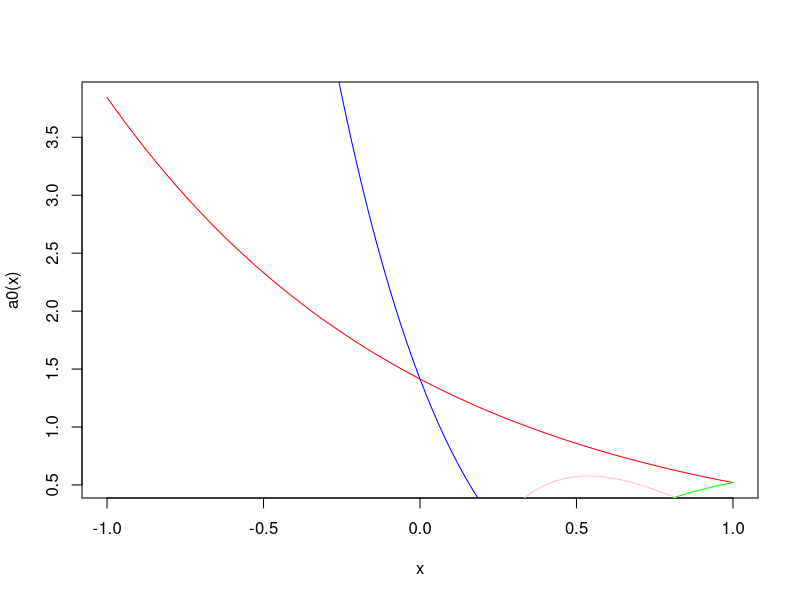

This chart was generated by the following R code:
# setwd("Homeworks/Week9")
# cleanup
rm(list=ls())

"Use  Gram-Schmidt  to  construct  a  “new”  orthonormal  basis  for V,  and graph the four new basis vectors on a
single set of axes.  Feel free to reusecode from script 9M, topic 4"

#install.packages("pracma")
library(pracma)

#We use Gram-Schmidt to create an orthonormal basis for polynomials
#of degree 3 or less on the interval [0, Inf].
#A polynomial is represented by a vector of four coefficients:
x0 <- c(1,0,0,0)
x1 <- c(0,1,0,0)
x2 <- c(0,0,1,0)
x3 <- c(0,0,0,1)

#evaluate a polynomial function, given its vector of coefficients.
f0 <- function(x) exp(-x)
f1 <- function(x) x * exp(-x)
f2 <- function(x) x^2 * exp(-x)
f3 <- function(x) x^3 * exp(-x)

polyEval <- function (coeff, x) {
  sum(coeff*c(f0(x), f1(x), f2(x), f3(x)))
}

# multiply the functions then integrate the product from 0 to Inf.
inner <- function(v,w) {
  fprod <- function(x) polyEval(v,x)*polyEval(w,x)
  integrate(Vectorize(fprod), 0,Inf )$value
}

inner(x0,x0); inner(x1,x1); inner(x2,x2)   #looks correct

#First do the even-degree polynomials.
v0 <- x0/sqrt(inner(x0,x0)); v0   #vector of length 1
sqrt(inner(v0, v0)) # 1 - means it is normalized

#find the next v1
u1 <- x1 - inner(x1,v0)*v0; u1 # unnormalized
v1 <- u1/sqrt(inner(u1,u1)); v1
sqrt(inner(v1, v1)) # 1 - means it is normalized

# check if v0 and v1 are orthogonal
inner(v0,v1) # basically zero - orthogonal!

#find v2
u2 <- x2 - inner(x2,v0)*v0 - inner(x2,v1)*v1; u2
v2 <- u2/sqrt(inner(u2,u2)); v2   #vector of length 1
sqrt(inner(v2, v2)) # 1 - means it is normalized

# check if v2 are orthogonal to v0 and v1
inner(v0,v2) # basically zero - orthogonal!
inner(v1,v2) # basically zero - orthogonal!

# find v3
u3 <- x3 - inner(x3,v2)*v2 - inner(x3,v1)*v1 - inner(x3,v0)*v0; u3
v3 <- u3/sqrt(inner(u3,u3)); v3   #vector of length 1
sqrt(inner(v3, v3)) # 1 - means it is normalized

# check if v3 are orthogonal to v0 and v1 and v2
inner(v3,v0) # basically zero - orthogonal!
inner(v3,v1) # basically zero - orthogonal!
inner(v3,v2) # basically zero - orthogonal!

# check all three are basis..
# which means they're lineraly independent vectors
# row reducie is a way to find out. but we have a package.
A <- cbind(v0,v1,v2,v3); A
rref(A)
#      v0 v1 v2 v3
# [1,]  1  0  0  0
# [2,]  0  1  0  0
# [3,]  0  0  1  0
# [4,]  0  0  0  1

# Since we get identity, they are lineraly independent. Hence, they are basis.

"graph the four new basis vectors on a single set of axes"

v0; v1; v2; v3 # these are concrete representation of ORTHONORMAL basis.

#Now, write functions for ABSTRACT basis functions
a0 <- function (x) { v0[1] * f0(x) + v0[2] * f1(x) + v0[3] * f2(x) + v0[4] * f3(x) }
a1 <- function (x) { v1[1] * f0(x) + v1[2] * f1(x) + v1[3] * f2(x) + v1[4] * f3(x) }
a2 <- function (x) { v2[1] * f0(x) + v2[2] * f1(x) + v2[3] * f2(x) + v2[4] * f3(x) }
a3 <- function (x) { v3[1] * f0(x) + v3[2] * f1(x) + v3[3] * f2(x) + v3[4] * f3(x) }

curve(a0, from=-1, to=1, col="red")
curve(a1, from=-1, to=1, col="green", add = TRUE)
curve(a2, from=-1, to=1, col="blue", add = TRUE)
curve(a3, from=-1, to=1, col="pink", add = TRUE)